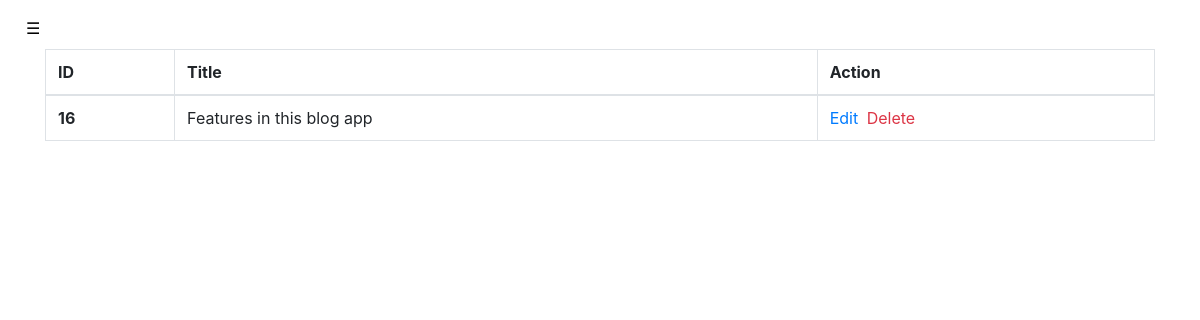
Before: /dashboard/list-blog (signed in) with the older database file.
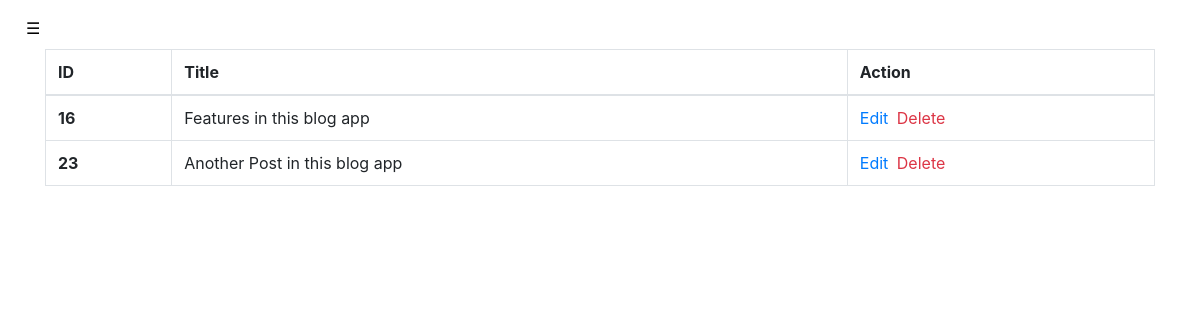
After: the same page with the newer database file.
### posts/models.py (models this page shows, shortened)
class Post(models.Model):
    created_at = models.DateField(auto_now_add=True)
    author = models.ForeignKey(User, on_delete=models.CASCADE)
    body_text = models.TextField()
    title = models.CharField(max_length=50)
    slug = models.SlugField(unique=True, default='', editable=False)
    img = models.ImageField(upload_to='images')
    edit_permission = models.IntegerField(choices=PERMISSION_CHOICES, default=1)
    categories = models.ManyToManyField(Category, default='uncategorized')
    class Meta:
        ordering = ('created_at',)

### dashboard/views.py (the view)
# urls.py: path('list-blog', views.ListsBlog.as_view(), name='lists_blog'),
class ListsBlog(ListView):
    model = Post
    template_name = 'dashboard/lists-blog.html'
    context_object_name = 'blog_lists'
    paginate_by = 7
    @method_decorator(login_required(login_url='/account/login'))
    def dispatch(self, request, *args, **kwargs):
        return super().dispatch(request, *args, **kwargs)
    def get_queryset(self):
        if self.request.user.is_superuser:
            result = self.model.objects.all()
        else:
            result = self.model.objects.filter(
                    Q(author=self.request.user) | Q(edit_permission=0)
            )
        return result

### dashboard/templates/dashboard/lists-blog.html (shortened to what this page needs)
{% include 'dashboard/index.html' %}
{% load my_filter %}
<div class='container mt-2'>
    <div class='table-responsive-sm'>
        <table class='table table-bordered'>
            <thead>
                <tr>
                    <th scope='col'>ID</th>
                    <th scope="col">Title</th>
                    <th scope="col">Action</th>
                </tr>
            </thead>
            <tbody>
                {% for blog in blog_lists %}
                <tr>
                    <th scope='row'>{{blog.id}}</th>
                    <td>{{blog.title}}</td>
                    <td>
                        <a href='{% url "dashboard:edit_blog" blog.id %}' class='mr-1'>Edit</a>
                        <a href='{% url "dashboard:delete_blog" blog.id %}' class='text-danger'>Delete</a>
                    </td>
                </tr>
                {% endfor %}
            </tbody>
        </table>
    </div>
</div>

### dashboard/templates/dashboard/index.html (shortened to what this page needs)
{% extends 'main/base.html' %}
{% block additional_static %}
{% load static %}
<link rel='stylesheet' href='{% static "dashboard/css/styles.css"%}'>
{% endblock %}
{% block content %}
<button class="openbtn" onclick="openNav()" style='margin-left: 20px;margin-top: 15px;'>☰</button>
{% endblock %}

### django_blog/templates/main/base.html (shortened to what this page needs)
<html>
    <head>
        <link rel="stylesheet" href="https://stackpath.bootstrapcdn.com/bootstrap/4.3.1/css/bootstrap.min.css">
        {% load static %}
        <link rel='stylesheet' href='{% static "main/css/styles.css" %}'>
        {% block additional_static %}  {% endblock %}
    </head>
<body>
    {% block content %} {% endblock %}
</body>
</html>

### dashboard/static/dashboard/css/styles.css (style rules this page uses)
.openbtn { border:0; background-color: transparent; }

Changed rows visible on the page:
added Post: id "23", title "Another Post in this blog app"
